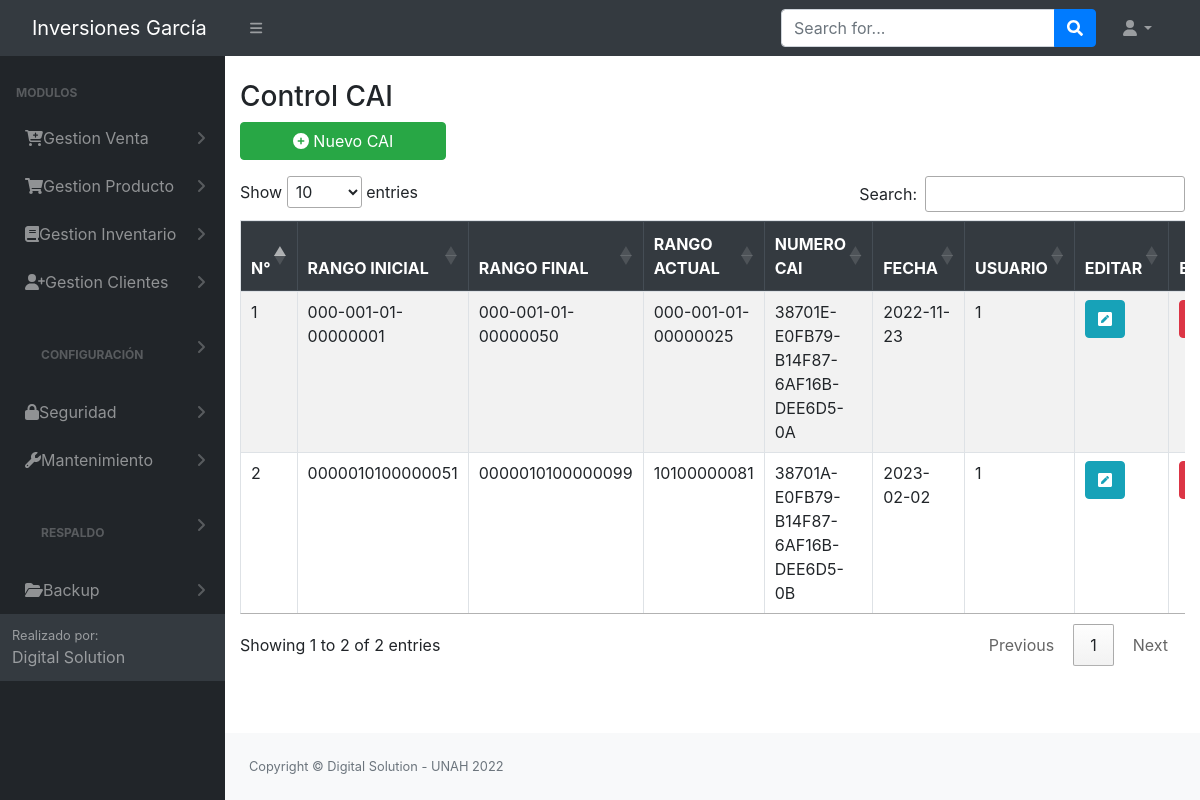
The page /src/CAI.php (signed in) on the database as committed earlier.
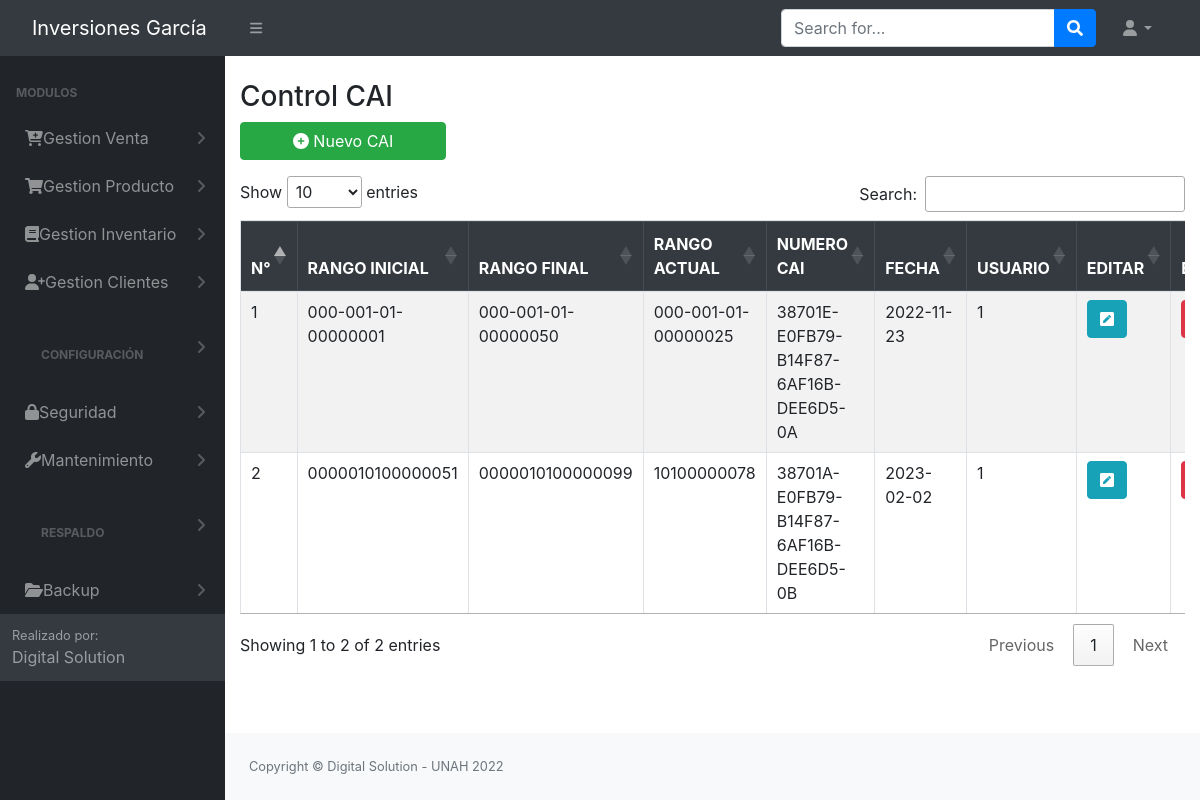
The same page on the database as committed later.
### tables this page shows
CREATE TABLE `tbl_permisos` (
  `id_permiso` int(11) NOT NULL AUTO_INCREMENT,
  `id_rol` int(11) NOT NULL,
  `permiso_insercion` int(11) NOT NULL,
  `permiso_eliminacion` int(11) NOT NULL,
  `permiso_modificar` int(11) NOT NULL,
  `permiso_consultar` int(11) NOT NULL,
  `id_objeto` int(11) NOT NULL,
  `pdf` int(11) NOT NULL,
  PRIMARY KEY (`id_permiso`),
  KEY `id_objeto` (`id_objeto`),
  KEY `id_rol` (`id_rol`)
);

CREATE TABLE `tbl_modulos` (
  `id_objeto` int(11) NOT NULL AUTO_INCREMENT,
  `Objeto` varchar(100) NOT NULL,
  `descripcion_objeto` varchar(30) NOT NULL,
  `id_padre` int(11) NOT NULL,
  `URL` varchar(100) NOT NULL,
  PRIMARY KEY (`id_objeto`)
);

CREATE TABLE `tbl_cai` (
  `id` int(11) NOT NULL AUTO_INCREMENT,
  `rango_inicial` varchar(30) NOT NULL,
  `rango_final` varchar(30) NOT NULL,
  `rango_actual` varchar(30) NOT NULL,
  `numero_CAI` varchar(100) NOT NULL,
  `fecha_vencimiento` date DEFAULT NULL,
  `id_usuario` int(11) NOT NULL,
  PRIMARY KEY (`id`),
  KEY `id_usuario` (`id_usuario`)
);

### config/conex.php (called while the page is built, shortened)
<?php
     function getConexion()
    {
        $db = new PDO('mysql:host=localhost:3306;dbname=bd_inversiones_garcia', 'root', '');
        return $db;
    }
?>

### modelos/modelo_principal.php (called while the page is built, shortened)
<?php
class ModeloPrincipal
{
    private $db;
    private $datos;
    public function __construct()
    {
        require_once '../config/conex.php';
        $this->db = getConexion();
    }
    public function insertargeneral($sql)
    {
        $this->db = getConexion();
        $resultado = $this->db->query($sql);
        if ($resultado) {
            return true;
        } else {
            return false;
        }
    }
    public function mostrargeneral($consulta)
    {
        $resu = $this->db->query($consulta);
        while ($filas = $resu->FETCHALL(PDO::FETCH_ASSOC)) {
            $this->datos[] = $filas;
        }
        return $this->datos;
    }
}

### controladores/controlador_CAI.php (the view, shortened to what this page needs)
<?php
    include_once '../modelos/modelo_principal.php';
    include_once('../Login/header.php');
    $id = $_SESSION['rol'];
    $sql = mysqli_query($conn, "SELECT * FROM tbl_permisos where ID_OBJETO = 22 and ID_ROL = '$id'");
    $row = mysqli_fetch_array($sql);
    $modificar = $row['permiso_modificar'];
    $eliminar = $row['permiso_eliminacion'];
    class CAIContralador
    {
        static public function mostrarCAI()
        {
            global $eliminar;
            global $modificar;
            $CAI = new ModeloPrincipal();
            $matriz = $CAI->mostrargeneral("select * from tbl_cai;");
            $ii = 0;
            if($matriz != null)
            {
                foreach ($matriz as $key => $value)   {
                    foreach ($value as $registro) {?>
                        <tr>
                        <td><?=$ii = $ii + 1?></td>
                        <td><?=$registro['rango_inicial']?></td>
                        <td><?=$registro['rango_final']?></td>
                        <td><?=$registro['rango_actual']?></td>
                        <td><?=$registro['numero_CAI']?></td>
                        <td><?=$registro['fecha_vencimiento']?></td>
                        <td><?=$registro['id_usuario']?></td>
                        <?php
                            if ($modificar == 1) { ?>
                                <th><a href="../src/modificar_CAI.php?id=<?= $registro['id'] ?>" class='btn btn-round btn-info'><i class='fas fa-pen-square'style='color: white'></i></a></th>
                        <?php }
                            if ($eliminar == 1) { ?>
                                <th><a onclick="eliminar(<?= $registro['id'] ?>)"  class='btn btn-round btn-danger' type='submit'><i class='fas fa-trash-alt' style="color: white;"></i></a></th>
                            <?php } ?>
                    </tr>
                <?php   }
                }
            }
        }
    }
?>

### Login/header.php (shortened to what this page needs)
<?php
include '../config/conn.php';
?>
<!DOCTYPE html>
<html lang="en">
    <head>
        <link href="https://cdn.jsdelivr.net/npm/simple-datatables@latest/dist/style.css" rel="stylesheet" />
        <link href="../dist/css/styles.css" rel="stylesheet" />
        <link rel="stylesheet" href="../Login/vendors/x/dist/notiflix-3.2.5.min.css" />
        <link rel="stylesheet" href="https://cdnjs.cloudflare.com/ajax/libs/twitter-bootstrap/4.1.3/css/bootstrap.css">
        <link rel="stylesheet" href="https://cdn.datatables.net/1.10.20/css/dataTables.bootstrap4.min.css">
        <link rel="stylesheet" type="text/css" href="assets/css/main.css">
        <link rel="stylesheet" type="text/css" href="assets/css/style.css">
        <link href="https://cdn.jsdelivr.net/npm/bootstrap@5.1.3/dist/css/bootstrap.min.css" rel="stylesheet">
        <link href="../dist/css/contenedor.css" rel="stylesheet" />
        <link href="../Login/vendors/bootstrap/dist/css/bootstrap.min.css" rel="stylesheet">
        <link rel="stylesheet" href="../Login/vendors/notiflix/dist/notiflix-3.2.5.min.css" />
        <link rel="stylesheet" href="https://cdnjs.cloudflare.com/ajax/libs/font-awesome/5.7.2/css/all.min.css" />
        <link rel="stylesheet" href="https://cdnjs.cloudflare.com/ajax/libs/simple-line-icons/2.4.1/css/simple-line-icons.css" />
        <link rel="stylesheet" href="https://cdn.datatables.net/1.10.19/css/jquery.dataTables.min.css" />
        <link rel="stylesheet" href="https://cdn.datatables.net/buttons/1.5.6/css/buttons.dataTables.min.css" />
    </head>
    <body class="sb-nav-fixed">
        <nav class="sb-topnav navbar navbar-expand navbar-dark bg-dark">
            <a class="navbar-brand ps-3" id="titulo_menu" href="../dist/home.php">  Inversiones García  </a>
            <button class="btn btn-link btn-sm order-1 order-lg-0 me-4 me-lg-0" id="sidebarToggle" href="#!"><i class="fas fa-bars"></i></button>
            <form class="d-none d-md-inline-block form-inline ms-auto me-0 me-md-3 my-2 my-md-0">
                <div class="input-group">
                    <input class="form-control" type="text" placeholder="Search for..." aria-label="Search for..." aria-describedby="btnNavbarSearch" />
                    <button class="btn btn-primary" id="btnNavbarSearch" type="button"><i class="fas fa-search"></i></button>
                </div>
            </form>
            <ul class="navbar-nav ms-auto ms-md-0 me-3 me-lg-4">
                <li class="nav-item dropdown">
                    <a class="nav-link dropdown-toggle" id="navbarDropdown" href="#" role="button" data-bs-toggle="dropdown" aria-expanded="false"><i class="fas fa-user fa-fw"></i></a>
                </li>
            </ul>
        </nav>
        <div id="layoutSidenav">
            <div id="layoutSidenav_nav">
                <nav class="sb-sidenav accordion sb-sidenav-dark" id="sidenavAccordion">
                    <div class="sb-sidenav-menu">
                        <div class="nav">
                            <div class="sb-sidenav-menu-heading">Modulos</div>
                            <?php
                            $rol = $_SESSION['rol'];
                            $result = mysqli_query($conn, "select * from tbl_modulos tm inner join tbl_permisos tp ON tm.ID_OBJETO = tp.ID_OBJETO where tm.ID_PADRE = 0 and tp.permiso_consultar = 1 and tp.ID_ROL = '$rol'"); ?>
                            <?php foreach ($result as $i) : ?>
                                <a class="nav-link collapsed" href="#" data-bs-toggle="collapse" data-bs-target="#pagesCollapsePersonas<?= $i['id_objeto'] ?>" aria-expanded="false" aria-controls="pagesCollapseError">
                                    &nbsp;&nbsp;<?= $i['Objeto'] ?>
                                    <div class="sb-sidenav-collapse-arrow"><i class="fas fa-angle-down"></i></div>
                                </a>
                            <?php endforeach; ?>
                    </div>
                    <div class="sb-sidenav-footer">
                        <div class="small">Realizado por:</div>
                        Digital Solution
                    </div>
                </nav>
            </div>
            <div id="layoutSidenav_content"> <br>

### src/CAI.php (shortened to what this page needs)
<?php
include_once('../Login/header.php');
include '../config/conn.php';
$id = $_SESSION['rol'];
$sql = mysqli_query($conn, "SELECT * FROM tbl_permisos where id_objeto = 22 and id_rol = '$id'");
$row = mysqli_fetch_array($sql);
$insertar = $row['permiso_insercion'];
$modificar = $row['permiso_modificar'];
$eliminar = $row['permiso_eliminacion'];
?>
      <div class="container-fluid">
     <div class="page-title">
         <div class="title_left">
             <h3>Control CAI</h3>
         </div>
         <div class="title_right">
             <div class="col-md-3 col-sm-3 form-group row pull-right top_search">
                 <?php if ($insertar == 1) { ?>
                 <button  onclick="window.location.href='nuevoCAI.php';" class="btn  btn-round btn-success"><i class="fa-solid fa-circle-plus"></i> Nuevo CAI </button>
                 <?php } ?>
             </div>
         </div>
     </div>
<div class="row">
        <div class="col-lg-12">
            <div class="table-responsive">
                <table class="table table-striped table-bordered" id="table">
                    <thead class="thead-dark">
                        <tr>
                        <th>N°</th>
                        <th>RANGO INICIAL</th>
                        <th>RANGO FINAL</th>
                        <th>RANGO ACTUAL</th>
                        <th>NUMERO CAI</th>
                        <th>FECHA</th>
                        <th>USUARIO</th>
                            <?php if ($modificar == 1) { ?>
                            <th>EDITAR</th>
                            <?php } ?>
                            <?php if ($eliminar == 1) { ?>
                            <th>ELIMINAR</th>
                            <?php } ?>
                        </tr>
                    </thead>
                    <tbody>
                        <?php
                        include_once '../controladores/controlador_CAI.php';
                        CAIContralador::mostrarCAI();
                        ?>
                    </tbody>
                </table>
            </div>
        </div>
    </div>
</div>
<?php
include_once('../Login/footer.php');
?>

### Login/footer.php (shortened to what this page needs)
                <footer class="py-4 bg-light mt-auto">
                    <div class="container-fluid px-4">
                        <div class="d-flex align-items-center justify-content-between small">
                            <div class="text-muted">Copyright &copy; Digital Solution - UNAH 2022</div>
                        </div>
                    </div>
                </footer>
            </div>
        </div>
    </body>
</html>

### src/assets/css/style.css (style rules this page uses)
.row { display: -webkit-box; display: -ms-flexbox; display: flex; -ms-flex-wrap: wrap; flex-wrap: wrap; margin-right: -5px; margin-left: -5px; }

Rows that differ between the two databases and show on the page:
changed tbl_cai "38701A-E0FB79-B14F87-6AF16B-DEE6D5-0B": rango_actual "10100000081" → "10100000078"
